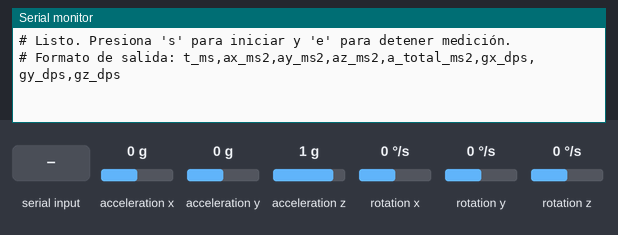
The program below on a simulated ESP32-C3. Parts: the last lines printed to the serial monitor. Inputs (shaded band) come from the test bench; at power-on: acceleration x 0 g, acceleration y 0 g, acceleration z 1 g, rotation x 0 °/s, rotation y 0 °/s, rotation z 0 °/s.

Above: at 1.2 s.
1.3 s: "s" received over Serial
At 1.38 s:
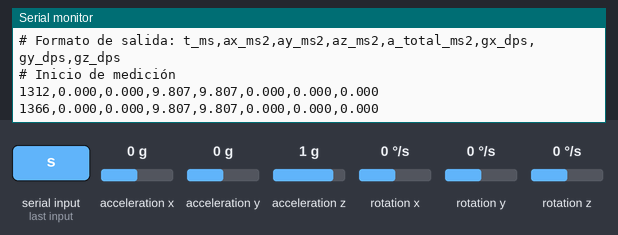
2.8 s: "e" received over Serial
At 4.0 s:
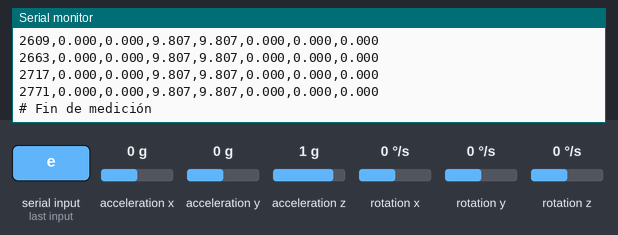
Timing chart, 0 to 5.8 s (numbered marks = the images above; inputs shaded):
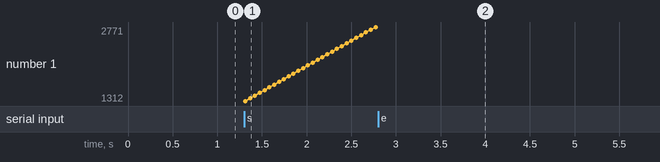

The program:

main.cpp
```cpp
#include <Arduino.h>
#include <Wire.h>
#include "I2Cdev.h"
#include "MPU6050.h"
#include <math.h>

// Pines I2C para tu ESP32-C3 SuperMini
// Tú dijiste: SDA = 8, SCL = 9
#define SDA_PIN 8
#define SCL_PIN 9

MPU6050 mpu;

// Offsets calibrados (los que mediste quieto)
int16_t ax_off = -4645;
int16_t ay_off = -5769;
int16_t az_off = 10448;
int16_t gx_off = 47;
int16_t gy_off = -148;
int16_t gz_off = -10;

// Variables crudas
int16_t ax_raw, ay_raw, az_raw;
int16_t gx_raw, gy_raw, gz_raw;

// Estado de medición
bool midiendo = false;

void setup() {
    // Serial por USB nativo del ESP32-C3
    Serial.begin(115200);
    // Inicializar I2C en pines específicos de la C3
    Wire.begin(SDA_PIN, SCL_PIN);

    // Inicializar el MPU6050
    mpu.initialize();

    // Aplicar offsets calibrados al sensor
    mpu.setXAccelOffset(ax_off);
    mpu.setYAccelOffset(ay_off);
    mpu.setZAccelOffset(az_off);
    mpu.setXGyroOffset(gx_off);
    mpu.setYGyroOffset(gy_off);
    mpu.setZGyroOffset(gz_off);

    // Mensaje inicial (líneas que empiezan con # tu script las ignora)
    Serial.println("# Listo. Presiona 's' para iniciar y 'e' para detener medición.");
    Serial.println("# Formato de salida: t_ms,ax_ms2,ay_ms2,az_ms2,a_total_ms2,gx_dps,gy_dps,gz_dps");
}

void loop() {

    // Leer comandos desde el USB serial (Python o tú manualmente)
    if (Serial.available()) {
        char comando = Serial.read();
        if (comando == 's') {
            midiendo = true;
            Serial.println("# Inicio de medición");
        } else if (comando == 'e') {
            midiendo = false;
            Serial.println("# Fin de medición");
        }
    }

    if (midiendo) {
        // Leer datos crudos del acelerómetro y giroscopio
        mpu.getAcceleration(&ax_raw, &ay_raw, &az_raw);
        mpu.getRotation(&gx_raw, &gy_raw, &gz_raw);

        // Convertir a unidades físicas
        const float g_ms2 = 9.80665f;

        // Aceleración en m/s^2
        float ax_ms2 = ((float)ax_raw / 16384.0f) * g_ms2;
        float ay_ms2 = ((float)ay_raw / 16384.0f) * g_ms2;
        float az_ms2 = ((float)az_raw / 16384.0f) * g_ms2;

        // Magnitud total de aceleración
        float a_total_ms2 = sqrtf(ax_ms2 * ax_ms2 +
                                  ay_ms2 * ay_ms2 +
                                  az_ms2 * az_ms2);

        // Velocidad angular en grados/seg
        float gx_dps = ((float)gx_raw) / 131.0f;
        float gy_dps = ((float)gy_raw) / 131.0f;
        float gz_dps = ((float)gz_raw) / 131.0f;

        // Timestamp
        unsigned long t_ms = millis();

        // Imprimir una línea CSV que Python entiende directamente
        Serial.print(t_ms);       Serial.print(",");
        Serial.print(ax_ms2, 3);  Serial.print(",");
        Serial.print(ay_ms2, 3);  Serial.print(",");
        Serial.print(az_ms2, 3);  Serial.print(",");
        Serial.print(a_total_ms2, 3);  Serial.print(",");
        Serial.print(gx_dps, 3);  Serial.print(",");
        Serial.print(gy_dps, 3);  Serial.print(",");
        Serial.println(gz_dps, 3);

        // Frecuencia de muestreo ~20 Hz (cada 50 ms)
        delay(50);

    } else {
        // Para no quemar CPU cuando está "parado"
        delay(100);
    }
}
```

Measured:
- after the input at 1.3 s, the serial monitor: prints a new line at once (image 1)
